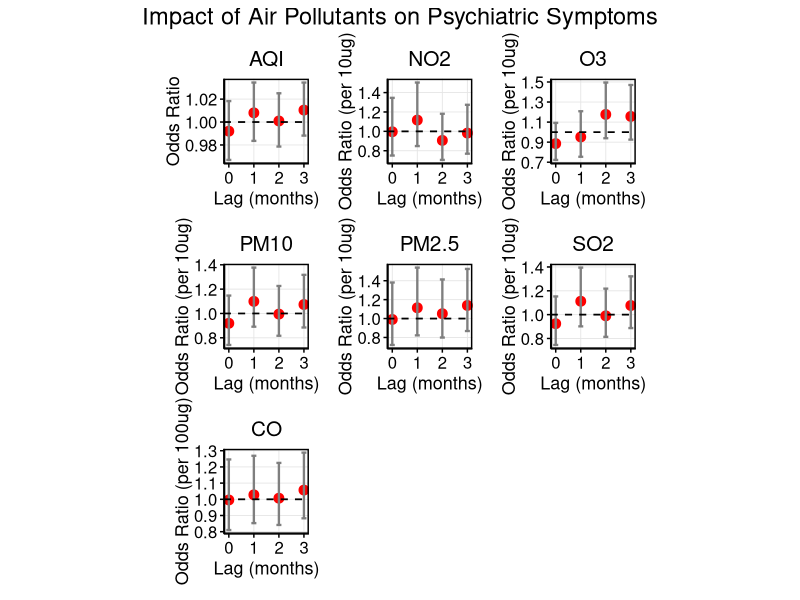
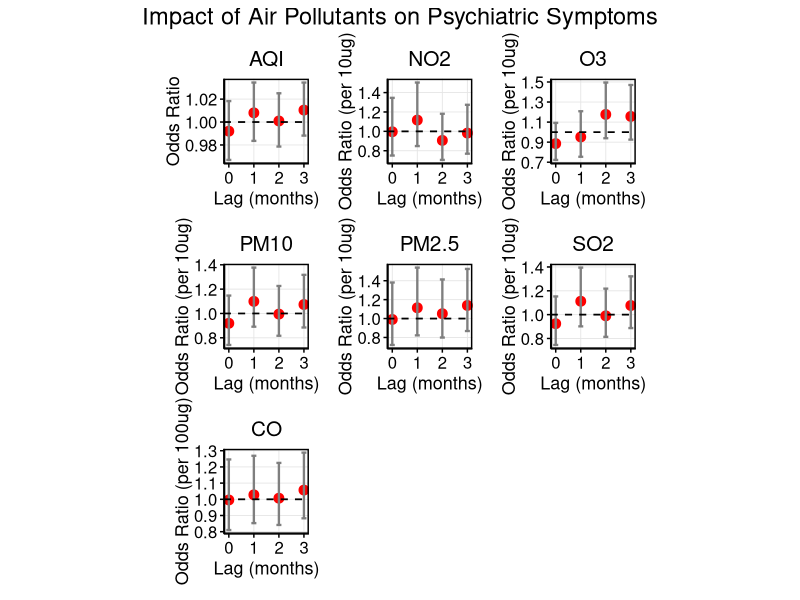

These figures' R source, in order:
setwd("/Users/shij/Documents/GitHub/NMDA_data_analysis/")
my.dat<-readxl::read_xlsx("NMDA_with_population_sex_ratio_age_portion.xlsx")
setwd("/Users/shij/Documents/GitHub/NMDA_data_analysis/251211/")

# ============================
# 1. Load Required Packages
# ============================
library(ggplot2)
library(dplyr)
library(tidyr)
library(broom)
library(patchwork)   # For combining plots
library(writexl)     # For exporting table

# ============================
# 2. Simplify Outcome Variable Name & Convert to Factor
# ============================
# Rename column for simplicity
names(my.dat)[names(my.dat) == "Psychiatric symptoms"] <- "PsychSym"

# Check current class
class(my.dat$PsychSym)
table(my.dat$PsychSym)  # Should show 0 and 1

# Convert to factor (binary logistic regression expects factor or 0/1)
my.dat$PsychSym <- factor(my.dat$PsychSym, levels = c(0, 1), ordered = FALSE)

# Verify
str(my.dat$PsychSym)

# ============================
# 3. Define Pollutants and Lags
# ============================
pollutants <- c("AQI", "NO2", "O3", "CO", "PM10", "PM2.5", "SO2")  # CO is 4th
lags <- c("M0", "M1", "M2", "M3")

# Create column name patterns
pollutant_cols <- sapply(pollutants, function(p) {
  paste0(p, "_", lags)
}, simplify = FALSE)

# ============================
# 4. Fit Binary Logistic Regression for Each Pollutant-Lag
# ============================
results_list <- list()

for (pollutant in pollutants) {
  lag_cols <- pollutant_cols[[pollutant]]
  for (lag_col in lag_cols) {
    # Check if column has variation and not all NA
    data_col <- my.dat[[lag_col]]
    if (all(is.na(data_col)) || length(unique(data_col[!is.na(data_col)])) <= 1) {
      message("Skipping ", lag_col, " — no variation or all NA")
      next
    }
    
    # Fit binary logistic regression
    model <- glm(PsychSym ~ ., data = my.dat[, c("PsychSym", lag_col)], 
                 family = binomial, na.action = na.omit)
    
    # Extract summary
    model_summary <- tidy(model, conf.int = TRUE, exponentiate = TRUE) %>%
      filter(term == lag_col) %>%
      mutate(Pollutant = pollutant,
             Lag = gsub(".*_", "", lag_col),
             Lag_Num = as.numeric(gsub("M", "", lag_col)))
    
    results_list <- append(results_list, list(model_summary))
  }
}

# Combine all results
results_df <- bind_rows(results_list)

# ============================
# 5. Clean and Format Results
# ============================
results_df <- results_df %>%
  mutate(
    Lag = trimws(toupper(Lag)),
    Lag.Num = as.numeric(gsub("^M(\\d+)$", "\\1", Lag))
  ) %>%
  filter(!is.na(Lag.Num))

# # ============================
# # 6. Create 7 Individual Plots (One per Pollutant) — NO TEXT LABELS
# # ============================
# # Get pollutants in desired order
# pollutants_plot <- c("AQI", "NO2", "O3", "CO", "PM10", "PM2.5", "SO2")
# 
# # Create list of individual plots
# plot_list <- lapply(pollutants_plot, function(poll) {
#   df_sub <- results_df %>% filter(Pollutant == poll)
#   
#   p <- ggplot(df_sub, aes(x = Lag.Num, y = estimate, ymin = conf.low, ymax = conf.high)) +
#     geom_point(color = "red", size = 3) +
#     geom_errorbar(width = 0.2, color = "gray50", size = 0.8) +
#     geom_hline(yintercept = 1, linetype = "dashed", color = "black", size = 0.6) +
#     labs(
#       x = "Lag (months)",
#       y = "Odds Ratio (OR)",
#       title = poll
#     ) +
#     theme_minimal() +
#     theme(
#       panel.border = element_rect(color = "black", fill = NA, size = 1),
#       panel.background = element_blank(),
#       panel.grid.major = element_line(color = "gray90", size = 0.3),
#       panel.grid.minor = element_blank(),
#       axis.line = element_line(color = "black", size = 0.5),
#       axis.ticks = element_line(color = "black", size = 0.5),
#       axis.text = element_text(size = 12, color = "black"),
#       axis.title = element_text(size = 13, color = "black"),
#       plot.title = element_text(hjust = 0.5, size = 15, color = "black"),
#       plot.margin = margin(10, 10, 10, 10),
#       axis.title.y = element_text(angle = 90, vjust = 0.5),
#       aspect.ratio = 1  # ← Forces square panels
#     ) +
#     # ✅ No text labels — remove all geom_text
#     # ✅ Tight x-axis: no extra padding
#     scale_x_continuous(
#       breaks = c(0, 1, 2, 3), 
#       labels = c("0", "1", "2", "3"),
#       expand = expansion(add = c(0.1, 0.1))  # ← Tight padding
#     )
#   
#   return(p)
# })
# 
# # ============================
# # 7. Combine All 7 Plots in a Single Row — CO LAST
# # ============================
# p_combined <- plot_list[[1]] + plot_list[[2]] + plot_list[[3]] + plot_list[[5]] + 
#   plot_list[[6]] + plot_list[[7]] + plot_list[[4]] +
#   plot_annotation(title = "Impact of Pollutants on Psychiatric Symptoms",
#                   theme = theme(plot.title = element_text(hjust = 0.5, size = 17, color = "black")))
# 
# # Display plot
# print(p_combined)
# 
# # Optional: Save as PNG with width=12, height=15
# ggsave("NMDAR_PsychiatricSymptoms.png", p_combined, width = 12, height = 15, dpi = 300, units = "in")

# ============================
# 6. Create 7 Individual Plots (One per Pollutant) — NO TEXT LABELS
# ============================
# Get pollutants in desired order
pollutants_plot <- c("AQI", "NO2", "O3", "CO", "PM10", "PM2.5", "SO2")

# Create list of individual plots
plot_list <- lapply(pollutants_plot, function(poll) {
  df_sub <- results_df %>% filter(Pollutant == poll)
  
  # Apply transformation based on pollutant
  if (poll == "CO") {
    df_sub <- df_sub %>%
      mutate(
        y = estimate^0.1,
        ymin = conf.low^0.1,
        ymax = conf.high^0.1
      )
    y_label <- "Odds Ratio (per 100ug)"
  }else if (poll == "AQI") {
    df_sub <- df_sub %>%
      mutate(
        y = estimate^1,
        ymin = conf.low^1,
        ymax = conf.high^1
      )
    y_label <- "Odds Ratio"
  } else {
    df_sub <- df_sub %>%
      mutate(
        y = estimate^10,
        ymin = conf.low^10,
        ymax = conf.high^10
      )
    y_label <- "Odds Ratio (per 10ug)"
  }
  
  p <- ggplot(df_sub, aes(x = Lag.Num, y = y, ymin = ymin, ymax = ymax)) +
    geom_point(color = "red", size = 3) +
    geom_errorbar(width = 0.2, color = "gray50", size = 0.8) +
    geom_hline(yintercept = 1, linetype = "dashed", color = "black", size = 0.6) +
    labs(
      x = "Lag (months)",
      y = y_label,  # ← Custom y-label per pollutant
      title = poll
    ) +
    theme_minimal() +
    theme(
      panel.border = element_rect(color = "black", fill = NA, size = 1),
      panel.background = element_blank(),
      panel.grid.major = element_line(color = "gray90", size = 0.3),
      panel.grid.minor = element_blank(),
      axis.line = element_line(color = "black", size = 0.5),
      axis.ticks = element_line(color = "black", size = 0.5),
      axis.text = element_text(size = 12, color = "black"),
      axis.title = element_text(size = 13, color = "black"),
      plot.title = element_text(hjust = 0.5, size = 15, color = "black"),
      plot.margin = margin(10, 10, 10, 10),
      axis.title.y = element_text(angle = 90, vjust = 0.5),
      aspect.ratio = 1  # ← Forces square panels
    ) +
    scale_x_continuous(
      breaks = c(0, 1, 2, 3), 
      labels = c("0", "1", "2", "3"),
      expand = expansion(add = c(0.1, 0.1))  # ← Tight padding
    )
  
  return(p)
})

# ============================
# 7. Combine All 7 Plots in a Single Row — CO LAST
# ============================
p_combined <- plot_list[[1]] + plot_list[[2]] + plot_list[[3]] + plot_list[[5]] + 
  plot_list[[6]] + plot_list[[7]] + plot_list[[4]] +
  plot_annotation(title = "Impact of Air Pollutants on Psychiatric Symptoms",
                  theme = theme(plot.title = element_text(hjust = 0.5, size = 17, color = "black")))

# Display plot
print(p_combined)

# Optional: Save as PNG with width=12, height=15
ggsave("NMDAR_PsychiatricSymptoms.png", p_combined, width = 12, height = 15, dpi = 300, units = "in")

# ============================
# 8. Create Clean Results Table (Include CO, OR, 95% CI, p-value)
# ============================

# # Create clean table
# table_df <- results_df %>%
#   select(Pollutant, Lag, estimate, conf.low, conf.high, p.value) %>%
#   mutate(
#     `Odds Ratio (OR)` = round(estimate, 4),
#     `95% CI` = paste0(round(conf.low, 4), " – ", round(conf.high, 4)),
#     `p-value` = ifelse(p.value < 0.001, 
#                        format(p.value, scientific = TRUE, digits = 2),
#                        round(p.value, 4)),
#     `Pollutant & Lag` = paste(Pollutant, Lag, sep = "_")
#   ) %>%
#   arrange(Pollutant, Lag) %>%
#   select(`Pollutant & Lag`, `Odds Ratio (OR)`, `95% CI`, `p-value`)

library(writexl)

# Create clean table with transformed ORs and CIs
table_df <- results_df %>%
  select(Pollutant, Lag, estimate, conf.low, conf.high, p.value) %>%
  mutate(
    # Apply transformation based on pollutant
    transformed_estimate = ifelse(Pollutant == "CO", estimate^0.1, estimate^10),
    transformed_conf.low = ifelse(Pollutant == "CO", conf.low^0.1, conf.low^10),
    transformed_conf.high = ifelse(Pollutant == "CO", conf.high^0.1, conf.high^10),
    
    # Format for display
    `Odds Ratio (OR)` = round(transformed_estimate, 4),
    `95% CI` = paste0(
      round(transformed_conf.low, 4), 
      " – ", 
      round(transformed_conf.high, 4)
    ),
    `p-value` = ifelse(p.value < 0.001, 
                       format(p.value, scientific = TRUE, digits = 2),
                       round(p.value, 4)),
    `Pollutant & Lag` = paste(Pollutant, Lag, sep = "_")
  ) %>%
  arrange(Pollutant, Lag) %>%
  select(`Pollutant & Lag`, `Odds Ratio (OR)`, `95% CI`, `p-value`)

# Export to Excel file
write_xlsx(table_df, "NMDAR_antibody.xlsx")

# Optional: Print to console for quick check
print(table_df)

# Export to Excel file (simplified name)
write_xlsx(table_df, "NMDAR_PsychiatricSymptoms.xlsx")

# ✅ No print(head(...)) — as requested
